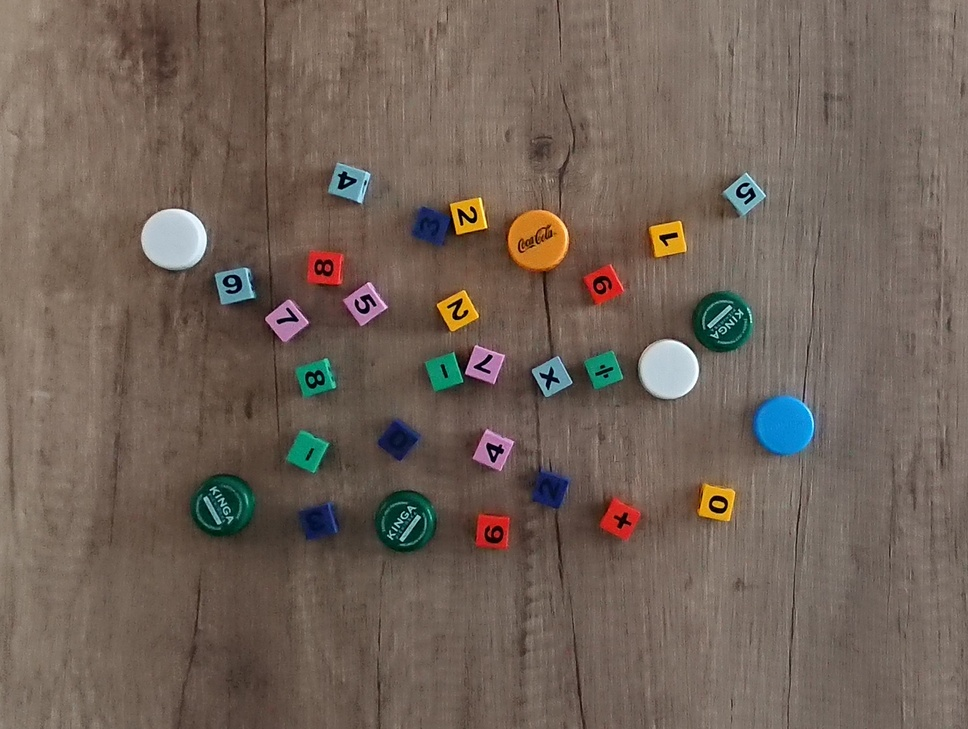
%> input picture Lab_6/Krzysiek/img/ex_1.jpg, 968 x 729 px, shrunk from 1776 x 1338 before the run
$ octave exercise_1.m   (GNU Octave 9; MATLAB toolbox functions it lacks are replaced by stand-ins)
%> lines starting %> are read from the running program, lines starting %| are printed output that depends on the picture
### Lab_6/Krzysiek/functions/filterRGB.m
function [BW, masked] = filterRGB(RGB)

% Gather masks
[   yellowBW, ~] =    yellow(RGB);
[    whiteBW, ~] =     white(RGB);
[      redBW, ~] =       red(RGB);
[     pinkBW, ~] =      pink(RGB);
[lightBlueBW, ~] = lightBlue(RGB);
[     grenBW, ~] =     green(RGB);
[ darkBlueBW, ~] =  darkBlue(RGB);
[     blueBW, ~] =      blue(RGB);

% Create summary mask
BW = yellowBW | whiteBW | redBW | pinkBW | ...
     lightBlueBW | grenBW | darkBlueBW | blueBW;

% Perform filtering
RGB(repmat(~BW, [1 1 3])) = 0;
masked = RGB;

end

### Lab_6/Krzysiek/scripts/exercise_1.m
clear

im1 = imread('img/ex_1.jpg');
%> im1 is the input picture: size 729x968x3 uint8; mean R, G, B 113.3, 98.6, 88.1
im2 = imread('img/ex_2.jpg');
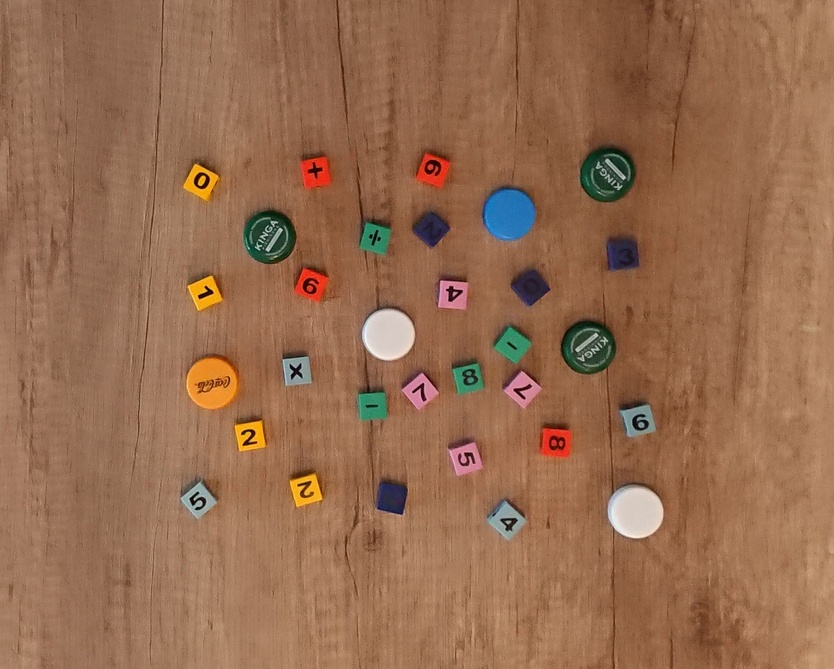
%> input picture Lab_6/Krzysiek/img/ex_2.jpg, 834 x 669 px, shrunk from 1530 x 1227 before the run
%> im2 is the input picture: size 669x834x3 uint8; mean R, G, B 150.3, 108, 79.8
im3 = imread('img/ex_3.jpg');
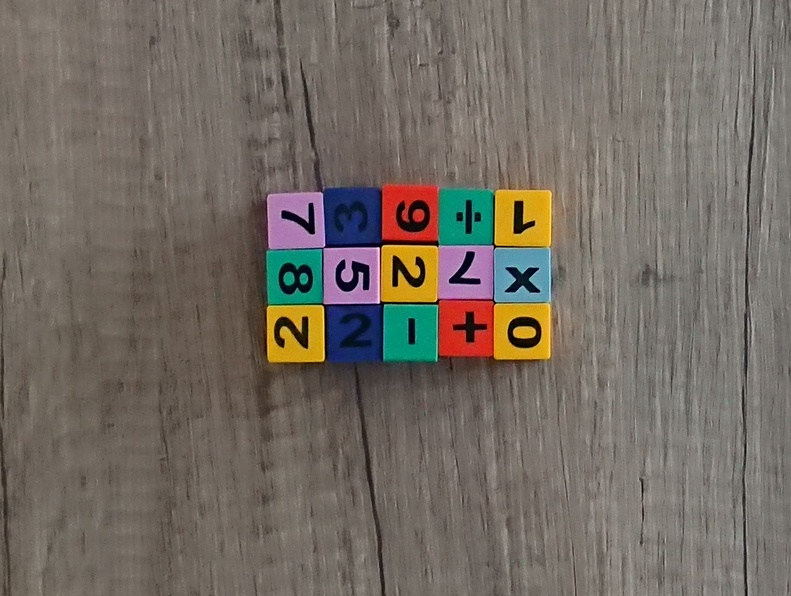
%> input picture Lab_6/Krzysiek/img/ex_3.jpg, 791 x 596 px, shrunk from 1451 x 1094 before the run
%> im3 is the input picture: size 596x791x3 uint8; mean R, G, B 115.5, 107.3, 98.8
%> the run ends on the next line

% Images filtering
[BW1, im1] = filterRGB(im1);
